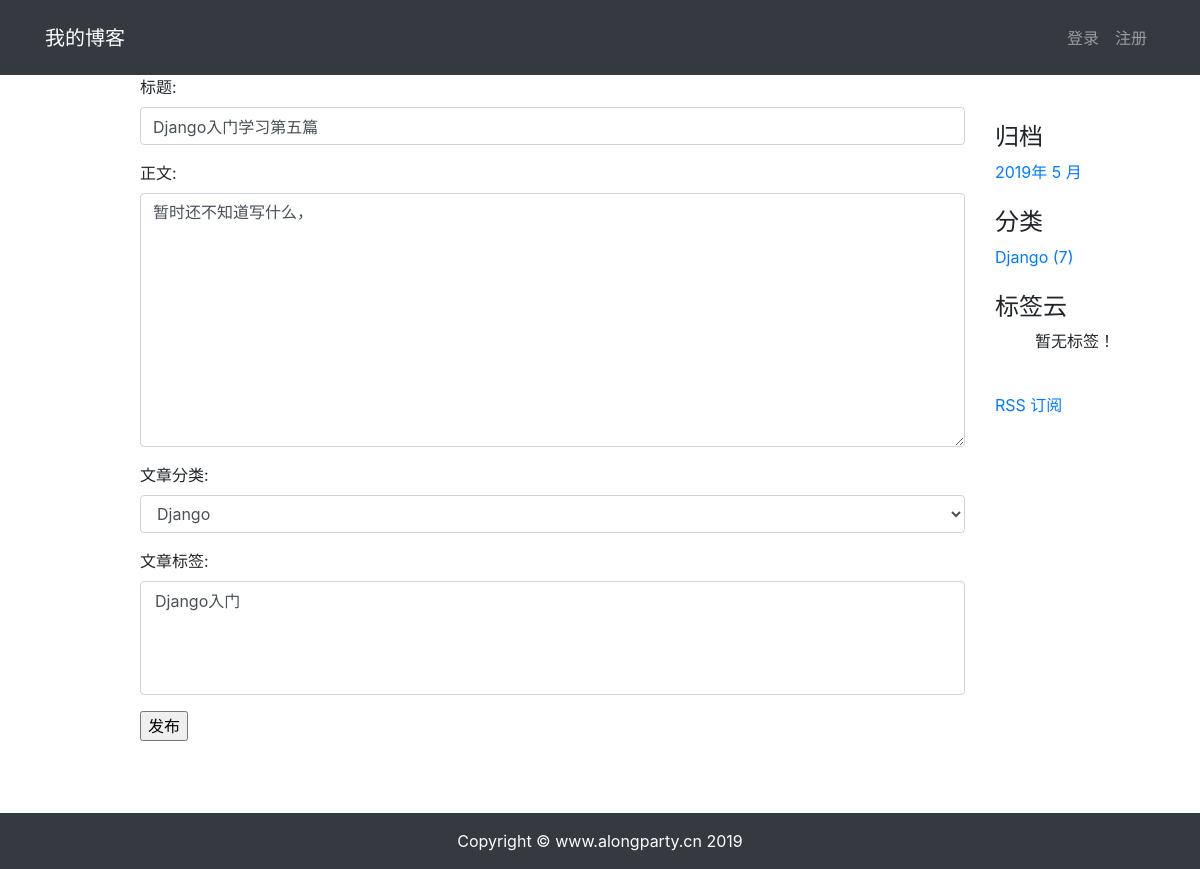
The app's page /blog/post_update/6/, older data.
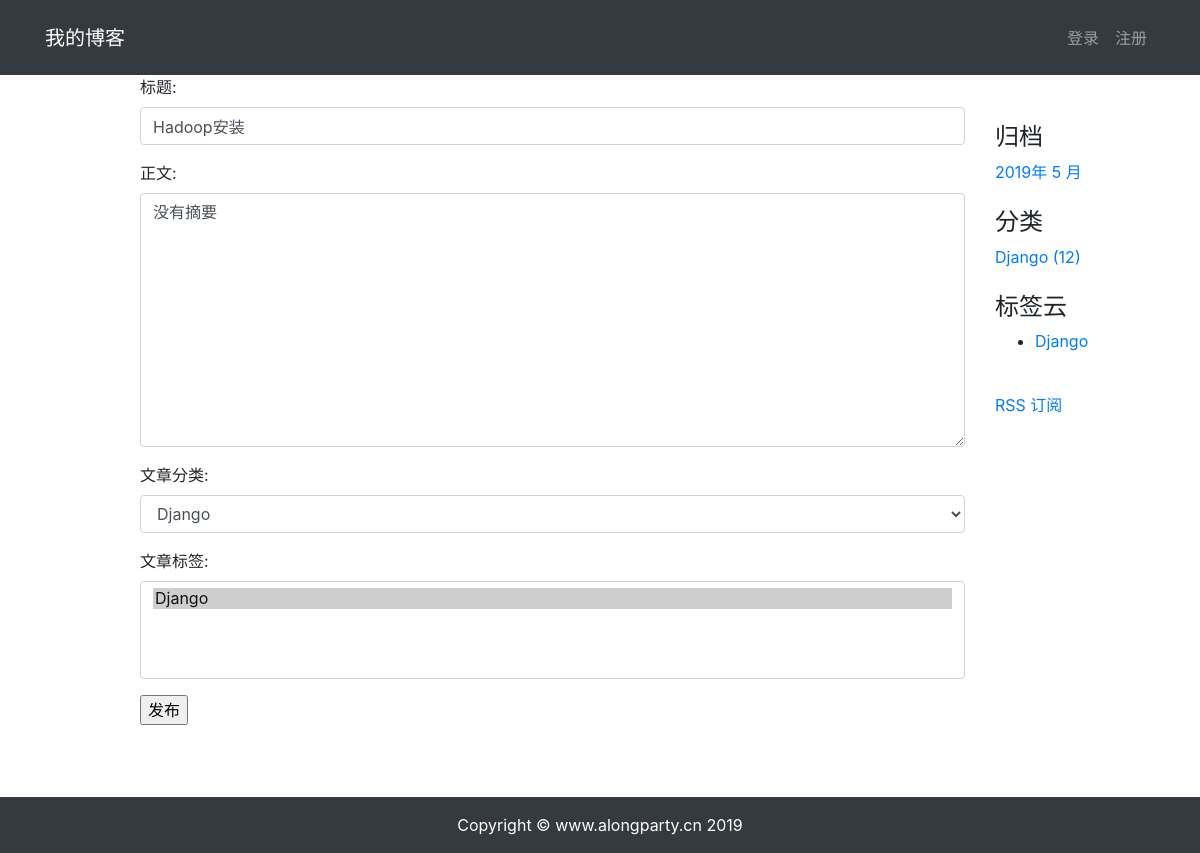
The same page, newer data.
### blog/models.py (models this page shows, shortened)
class Post(models.Model):
    title = models.CharField(max_length=150,verbose_name="标题")
    body = models.TextField(verbose_name="正文",null=True,blank=True)
    author = models.ForeignKey(User,on_delete=models.SET_NULL,null=True,blank=True,verbose_name="作者")
    category = models.ForeignKey(Category,on_delete=models.SET_NULL,null=True,verbose_name="文章分类")
    tags = models.ManyToManyField(Tags, blank=True,verbose_name="文章标签")
    create_time = models.DateTimeField(verbose_name="发布时间",auto_now_add=True,blank=True,null=True)
    modified_time = models.DateTimeField(verbose_name="更新时间",auto_now=True)
    total_views = models.PositiveIntegerField(default=0)
    avatar = models.ImageField(upload_to='article/%Y%m%d/', blank=True)
    excerpt = models.CharField(max_length=200, blank=True)
    class Meta:
        verbose_name = "博文"
        verbose_name_plural = verbose_name
        ordering = ('-create_time',)

class Category(models.Model):
    name = models.CharField(max_length=50,verbose_name="分类")
    class Meta:
        verbose_name = "分类"
        verbose_name_plural = verbose_name
    def __str__(self):
        return self.name

class Tags(models.Model):
    name = models.CharField(max_length=50,verbose_name="标签")
    class Meta:
        verbose_name = "标签"
        verbose_name_plural = verbose_name
    def __str__(self):
        return self.name

### blog/views.py (the view, shortened to what this page needs)
# urls.py: path('post_update/<int:pk>/',views.PostUpdateView.as_view(),name='post_update'),
class PostUpdateView(UpdateView):
    model = Post
    template_name = 'blog/post_create.html'
    form_class = PostForm
    def get_queryset(self):
        queryset = self.model.objects.filter(pk=self.kwargs.get('pk'))
        return queryset

### blog/forms.py
class PostForm(forms.ModelForm):
    class Meta:
        model = Post
        fields = ['title','body','category','tags']
    def __init__(self,*args,**kwargs):
        super(PostForm,self).__init__(*args,**kwargs)
        for field_name in self.fields:
            field = self.fields[field_name]
            if field_name in ["m_ipmi_user", "m_ipmi_passwd"]:
                field.widget.attrs.update({'class': 'form-control'})
            else:
                field.widget.attrs.update({'class': 'form-control'})

### blog/templatetags/blog_tags.py (called while the page is built)
@register.simple_tag
def archives():
    return Post.objects.dates('create_time', 'month', order='DESC')

@register.simple_tag
def get_categories():
    return Category.objects.annotate(num_posts=Count('post')).filter(num_posts__gt=0)

@register.simple_tag
def get_tags():
    return Tags.objects.annotate(num_posts=Count('post')).filter(num_posts__gt=0)

### templates/blog/post_create.html
{% extends 'base.html' %}
{% block main %}
    <form action="." method="post" enctype="multipart/form-data">{% csrf_token %}
        {{ form.as_p }}
        <input type="submit" value="发布" />
    </form>
{% endblock %}

### templates/base.html (shortened to what this page needs)
{% load blog_tags %}
<!DOCTYPE html>
<html lang="en">
<head>
    <link rel="stylesheet" href="/static/bootstrap/css/bootstrap.min.css">
<link rel="stylesheet" href="/static/bootstrap/css/fileinput.min.css">
    <link rel="stylesheet" href="/static/css/highlights/default.css">
<link rel="stylesheet" href="/static/css/md_css/custom.css">
<link rel="stylesheet"
      href="https://use.fontawesome.com/releases/v5.8.1/css/all.css"
>
</head>
<body>
{% include 'header.html' %}
<div class="container">
    <div class="row">
        <div class="col-lg-1">
        </div>
       <div class="col-lg-9">
           {% block main %} {% endblock %}
       </div>
        <div class="col-lg-2">
            {% include "right_sidebar.html" %}
        </div>
    </div>
</div>
{% include 'footer.html' %}
</body>
</html>

### templates/header.html
{% load notifications_tags %}
{% notifications_unread as unread_count %}
<nav class="navbar navbar-expand-lg navbar-dark bg-dark">
    <div class="container">
        <a class="navbar-brand" href="{% url 'blog:index' %}">我的博客</a>
        <div>
            <ul class="navbar-nav">
                {% if user.is_authenticated %}
                    <li class="nav-item">
                        <a  class="nav-link" href="{% url 'blog:post_create' %}">
                            发表博文
                        </a>
                    </li>
                    <li class="nav-item dropdown">
                        <a class="nav-link dropdown-toggle" href="#" id="navbarDropdown" role="button" data-toggle="dropdown" aria-haspopup="true" aria-expanded="false">
                            {% if unread_count %}
                                <svg viewBox="0 0 8 8"
                                     width="8px"
                                     height="8px">
                                    <circle cx="4"
                                            cy="4"
                                            r="4"
                                            fill="#ff6b6b"
                                            ></circle>
                                </svg>
                            {% endif %}
                            {{ user.username }}
                        </a>
                        <div class="dropdown-menu" aria-labelledby="navbarDropdown">
                            <a class="dropdown-item" href="{% url "notice:list" %}">通知
                                {% if unread_count %}
                                <span class="badge badge-danger">{{ unread_count }}</span>
                                {% endif %}
                            </a>
                            <a class="dropdown-item" href='{% url "userprofile:edit" user.id %}'>个人信息</a>
                            <a  class="dropdown-item" href="{% url 'userprofile:logout' %}">
                                退出登录
                            </a>
                            <a class="dropdown-item" href="#" onclick="user_delete()">
                                删除用户
                            </a>
                        </div>
                    </li>
{% if user.is_authenticated %}
    <script>
        function user_delete() {
            // 调用layer弹窗组件
            layer.open({
                title: "确认删除",
                content: "确认删除用户资料吗？",
                yes: function(index, layero) {
                    location.href='{% url "userprofile:delete" user.id %}'
                },
            })
        }
    </script>
{% endif %}
                {% else %}
                    <li class="nav-item">
                        <a class="nav-link" href="{% url 'userprofile:login' %}">
                            登录
                        </a>
                    </li>
                    <li class="nav-item">
                        <a class="nav-link" href="{% url 'userprofile:register' %}">
                            注册
                        </a>
                    </li>
                {% endif %}
            </ul>
        </div>
    </div>
</nav>

### templates/right_sidebar.html (shortened to what this page needs)
{% load blog_tags %}
<br class="col-12 mt-4 mb-4">
<br>
<div class="widget widget-archives">
    {% archives as date_list %}
    <h4 class="widget-title">归档</h4>
    <ul class="nav">
        {% for date in  date_list %}
            <li class="nav-item">
                <a href="{% url 'blog:archives' date.year date.month %}">{{ date.year }}年 {{ date.month }} 月</a>
            </li>
        {% empty %}
            暂无归档！
        {% endfor %}
    </ul>
</div>
<br>
<div class="widget widget-category">
{% get_categories as category_list %}
    <h4 class="widget-title">分类</h4>
    <ul class="nav">
        {% for category in category_list %}
        <li class="nav-item">
            <a href="{% url 'blog:category' category.pk %}">{{ category.name }} <span class="post-count">({{ category.num_posts }})</span></a>
        </li>
        {% empty %}
            暂无分类
        {% endfor %}
    </ul>
</div>
<br>
<div class="widget widget-tag-cloud">
    <h4 class="widget-title">标签云</h4>
    {% get_tags as tag_list %}
    <ul>
        {% for tag in tag_list %}
            <li>
                <a href="{% url 'blog:tag' tag.pk %}">{{ tag.name }}</a>
            </li>
        {% empty %}
            暂无标签！
        {% endfor %}
      </ul>
</div>
<br>
<div class="rss">
    <a href=""> RSS 订阅</a>
</div>

### templates/footer.html
<div>
    <br><br><br>
</div>
<footer class="py-3 bg-dark">
    <div class="container">
        <p class="m-0 text-center text-white">Copyright &copy; www.alongparty.cn 2019</p>
    </div>
</footer>

### static/css/md_css/custom.css (style rules this page uses)
.navbar { height: 75px; transition: all .5s .1s; }

Row changes from the older to the newer data that the page shows:
changed Post "Django": title "Django入门学习第五篇" → "Hadoop安装"; body "暂时还不知道写什么，" → "没有摘要"
computed for Category "Django": num_posts "7" → "12"
now on this page (row edited): Tags: name "Django"
Text that changed along with them:
form field tags: "Django入门" → "Django ☑"
text no longer shown: "暂无标签！"
